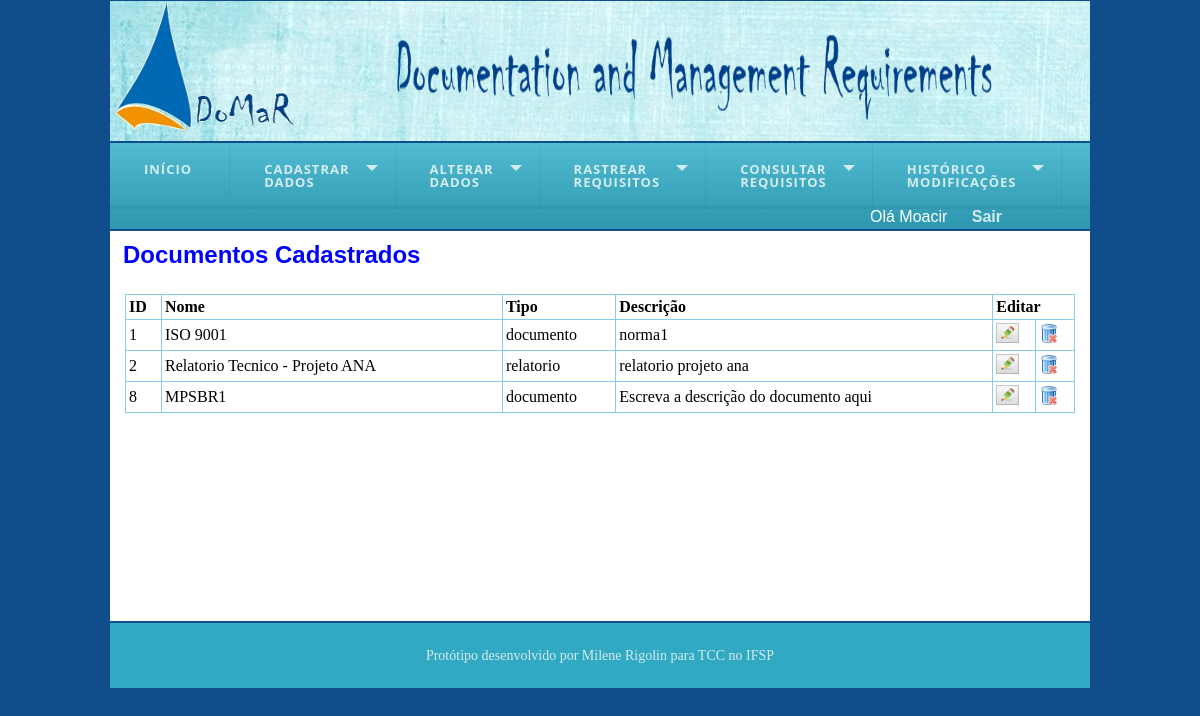
The app's page /consulta_origem.php (signed in) with its own data.
### tables this page shows
CREATE TABLE `origem` (
  `id` int(11) NOT NULL AUTO_INCREMENT,
  `tipo` varchar(200) NOT NULL,
  `descricao` varchar(200) DEFAULT NULL,
  `nome` varchar(100) NOT NULL,
  `usuario_id` int(11) NOT NULL,
  PRIMARY KEY (`id`),
  KEY `fk_origem_usuario1_idx` (`usuario_id`)
);

### consulta_origem.php (the view, shortened to what this page needs)
<?php
	include "template/topo.php";
?>
<div id = "content">
  <?php
		if($con){
			$sql = "select * from origem";
			$rs = mysqli_query($con, $sql);
			if($rs){?>
				<h2> Documentos Cadastrados </h2><center>
				<table  align = "center">
					<tr align = "center">
						<th>ID</th>
						<th class = "nm">Nome</th>
						<th>Tipo</th>
						<th>Descrição</th>
						<th colspan = 2>Editar</th>
					</tr>
				<?php
					while ($valor = mysqli_fetch_array($rs)){
						echo "<tr align = 'center'>
								<td> ".$valor["id"]."</td>
								<td class = 'nm'> ".$valor["nome"]."</td>
								<td> ".$valor["tipo"]."</td>
								<td> ".$valor["descricao"]."</td>
								<td><a href='altera_origem.php?seq=". $valor["id"].
									"'><img src='figura/edit.png' alt='edit' height='20'></a></td>
								<td><a href='delete_origem.php?seq=". $valor["id"].
									"'><img  src='figura/del.png' alt='del' height='20'></a></td>
							</tr>";
					}
					echo "</table></center>";
			}
			else{
				echo "Erro de Consulta de documentos: ".mysqli_error($con);
			}
		}
		else{
			echo "Erro de conexão: ".mysqli_error($con);
		}
 ?>
</div>
<?php
	include "template/rodape.php";
?>

### css/formatacao.css (style rules this page uses)
* { border: 0px; margin: 0px; }
body { background-color: #104E8B; }
#content { background:#FFFFFF; height: 380px; width: 970px; margin-top: 2px; margin-bottom: 2px; padding-top: 10px; padding-left: 5px; padding-right: 5px; float: right; overflow:auto; }
h2, h3 { color: #0000FF; font-family: Arial,Helvetica,sans-serif; padding-left: 8px; }
table, td, th, tr { border: 1px solid #87CEEB; border-collapse: collapse; padding: 3px; margin-top: 25px; text-align: left; }
table { width: 950px; }
.nm { padding-right: 20px; padding-left: 3px; text-align: left; }

### records on screen
origem: id "1", nome "ISO 9001", tipo "documento", descricao "norma1"
origem: id "2", nome "Relatorio Tecnico - Projeto ANA", tipo "relatorio", descricao "relatorio projeto ana"
origem: id "8", nome "MPSBR1", tipo "documento", descricao "Escreva a descrição do documento aqui"

### other values on screen
$_SESSION['nome'] "Moacir"
